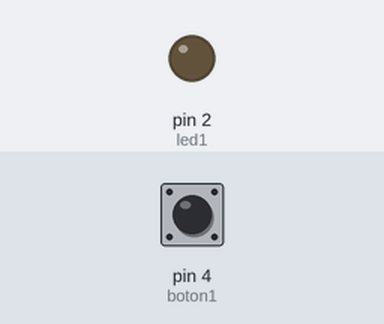
A sketch run on a simulated Arduino Uno, built with avr-gcc and run on an emulated ATmega328P. Shown: output pins drawn as LEDs (lit = HIGH). Inputs (shaded band) come from the test bench; at power-on: pin 4 (boton1) HIGH.

Above: at 1.2 s.
1.3 s: pin 4 (boton1) pulled LOW for 0.15 s
At 1.37 s:
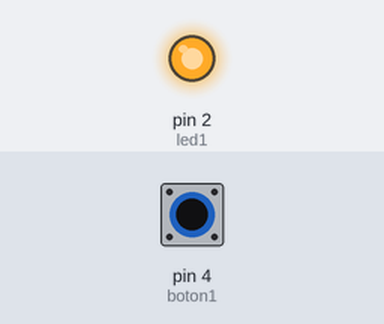
2.9 s: pin 4 (boton1) pulled LOW for 3.2 s
At 6.6 s:
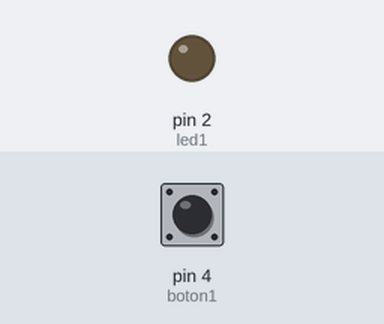
Timing chart, 0 to 8.1 s (numbered marks = the images above; inputs shaded):
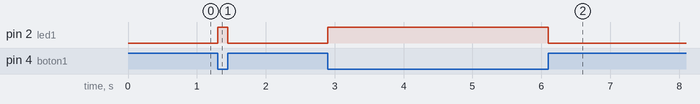

Measured:
- after the input at 1.3 s, pin 2 (led1): LOW → HIGH at once, → LOW 0.15 s later
- after the input at 2.9 s, pin 2 (led1): LOW → HIGH at once, → LOW 3.2 s later

The sketch:

Lectura_botones_leds.ino
```cpp
/*
 * Lectura de botones - Encendido de Leds
 * Por: Javier Merino
 * Fecha: 24 de abril del 2022
 *
 * Este programa muestra las instrucciones básicas
 * para la lectura de botones y el encendido de leds
 */

//Bibliotecas

//Constantes

const int boton1 = 4;
const int led1 = 2;

//Variales

int dato1;

// Definición de objetos

// Condiciones iniciales - Se ejecuta sólo una vez al energizar
void setup() {// Inicio de void setup ()
  // Aquí va tu código
  pinMode(boton1, INPUT_PULLUP);  //Configurar el pin donde se conecta el botón como entrada
  pinMode(led1, OUTPUT); //Configura el pin donde se conecta el LED como salida de voltaje
  digitalWrite(led1, LOW); //0, false, low, 1, true,HIGH

}// Fin de void setup

// Cuerpo del programa - Se ejecuta constamente
void loop() {// Inicio de void loop
  // put your main code here, to run repeatedly:
  dato1 = digitalRead (boton1); //Leer el boton
  digitalWrite (led1, !dato1);

}// Fin de void loop

// Funciones del usuario
```
